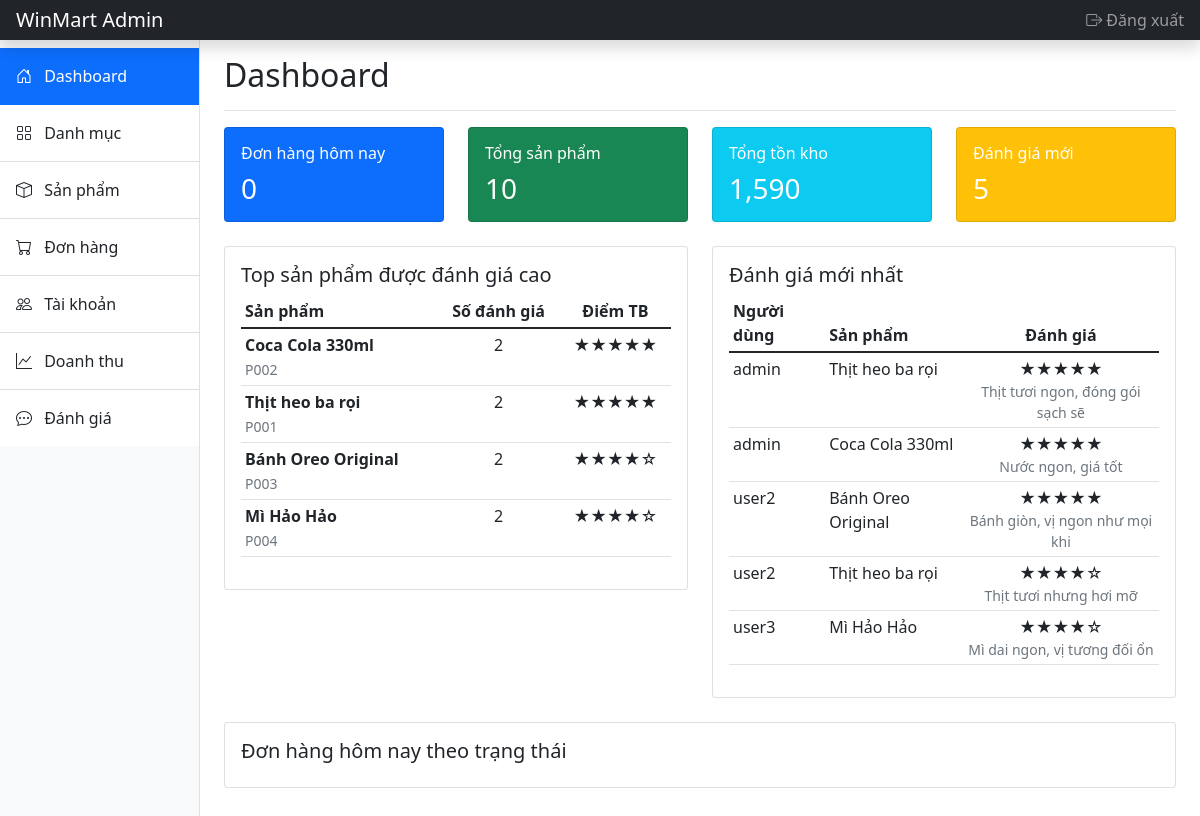
/dashboard/ (signed in), run on the app's committed database.
### tables this page shows
CREATE TABLE `feedback`(
    `id` BIGINT NOT NULL AUTO_INCREMENT PRIMARY KEY,
    `user_id` BIGINT NOT NULL,
    `content` TEXT NOT NULL,
    `star` BIGINT NOT NULL,
    `product_id` BIGINT NOT NULL,
    `created_at` DATE NOT NULL
);

CREATE TABLE `user`(
    `id` BIGINT NOT NULL AUTO_INCREMENT PRIMARY KEY,
    `username` VARCHAR(255) NOT NULL,
    `fullname` VARCHAR(255) NOT NULL,
    `password` VARCHAR(255) NOT NULL,
    `email` VARCHAR(255) NOT NULL,
    `phone` VARCHAR(255) NOT NULL,
    `address` VARCHAR(255) NOT NULL,
    `role_id` BIGINT NOT NULL,
    `created_at` DATE NOT NULL
);

CREATE TABLE `product`(
    `id` BIGINT NOT NULL AUTO_INCREMENT PRIMARY KEY,
    `code` VARCHAR(255) NOT NULL,
    `name` VARCHAR(255) NULL,
    `quantity` BIGINT NOT NULL,
    `price` FLOAT(53) NOT NULL,
    `description` TEXT NOT NULL,
    `category_id` BIGINT NOT NULL,
    `expiry` DATE NOT NULL,
    `year` DATE NOT NULL,
    `created_at` DATE NOT NULL,
    `discount` VARCHAR(45) NOT NULL
);

### dashboard/index.php (the view, shortened to what this page needs)
<?php
require_once '../config/db.php';
include '../includes/header.php';
include '../includes/sidebar.php';
$products_stats = $conn->query("
    SELECT
        COUNT(*) as total_products,
        SUM(quantity) as total_quantity
    FROM product
")->fetch_assoc();
$top_rated = $conn->query("
    SELECT
        p.name,
        p.code,
        COUNT(f.id) as review_count,
        AVG(f.star) as avg_rating
    FROM product p
    LEFT JOIN feedback f ON p.id = f.product_id
    GROUP BY p.id
    HAVING review_count > 0
    ORDER BY avg_rating DESC, review_count DESC
    LIMIT 5
");
$latest_feedback = $conn->query("
    SELECT
        f.*,
        u.username,
        p.name as product_name
    FROM feedback f
    JOIN user u ON f.user_id = u.id
    JOIN product p ON f.product_id = p.id
    ORDER BY f.created_at DESC
    LIMIT 5
");
?>
<main class="col-md-9 ms-sm-auto col-lg-10 px-md-4">
    <div class="d-flex justify-content-between flex-wrap flex-md-nowrap align-items-center pt-3 pb-2 mb-3 border-bottom">
        <h1 class="h2">Dashboard</h1>
    </div>
    <div class="row mb-4">
        <div class="col-md-3">
            <div class="card text-white bg-primary">
                <div class="card-body">
                    <h6 class="card-title">Đơn hàng hôm nay</h6>
                    <h3 class="mb-0">
                        <?php
                        $total_today = 0;
                        echo $total_today;
                        ?>
                    </h3>
                </div>
            </div>
        </div>
        <div class="col-md-3">
            <div class="card text-white bg-success">
                <div class="card-body">
                    <h6 class="card-title">Tổng sản phẩm</h6>
                    <h3 class="mb-0"><?= number_format($products_stats['total_products']) ?></h3>
                </div>
            </div>
        </div>
        <div class="col-md-3">
            <div class="card text-white bg-info">
                <div class="card-body">
                    <h6 class="card-title">Tổng tồn kho</h6>
                    <h3 class="mb-0"><?= number_format($products_stats['total_quantity']) ?></h3>
                </div>
            </div>
        </div>
        <div class="col-md-3">
            <div class="card text-white bg-warning">
                <div class="card-body">
                    <h6 class="card-title">Đánh giá mới</h6>
                    <h3 class="mb-0"><?= $latest_feedback->num_rows ?></h3>
                </div>
            </div>
        </div>
    </div>
    <div class="row">
        <div class="col-md-6">
            <div class="card mb-4">
                <div class="card-body">
                    <h5 class="card-title">Top sản phẩm được đánh giá cao</h5>
                    <div class="table-responsive">
                        <table class="table table-sm">
                            <thead>
                                <tr>
                                    <th>Sản phẩm</th>
                                    <th class="text-center">Số đánh giá</th>
                                    <th class="text-center">Điểm TB</th>
                                </tr>
                            </thead>
                            <tbody>
                                <?php while($product = $top_rated->fetch_assoc()): ?>
                                <tr>
                                    <td>
                                        <strong><?= htmlspecialchars($product['name']) ?></strong><br>
                                        <small class="text-muted"><?= $product['code'] ?></small>
                                    </td>
                                    <td class="text-center"><?= $product['review_count'] ?></td>
                                    <td class="text-center">
                                        <?php
                                        $stars = round($product['avg_rating']);
                                        for($i = 1; $i <= 5; $i++) {
                                            echo $i <= $stars ? '★' : '☆';
                                        }
                                        ?>
                                    </td>
                                </tr>
                                <?php endwhile; ?>
                            </tbody>
                        </table>
                    </div>
                </div>
            </div>
        </div>
        <div class="col-md-6">
            <div class="card mb-4">
                <div class="card-body">
                    <h5 class="card-title">Đánh giá mới nhất</h5>
                    <div class="table-responsive">
                        <table class="table table-sm">
                            <thead>
                                <tr>
                                    <th>Người dùng</th>
                                    <th>Sản phẩm</th>
                                    <th class="text-center">Đánh giá</th>
                                </tr>
                            </thead>
                            <tbody>
                                <?php while($feedback = $latest_feedback->fetch_assoc()): ?>
                                <tr>
                                    <td><?= htmlspecialchars($feedback['username']) ?></td>
                                    <td><?= htmlspecialchars($feedback['product_name']) ?></td>
                                    <td class="text-center">
                                        <?php
                                        for($i = 1; $i <= 5; $i++) {
                                            echo $i <= $feedback['star'] ? '★' : '☆';
                                        }
                                        ?>
                                        <div class="small text-muted"><?= htmlspecialchars($feedback['content']) ?></div>
                                    </td>
                                </tr>
                                <?php endwhile; ?>
                            </tbody>
                        </table>
                    </div>
                </div>
            </div>
        </div>
        <div class="col-12">
            <div class="card">
                <div class="card-body">
                    <h5 class="card-title">Đơn hàng hôm nay theo trạng thái</h5>
                </div>
            </div>
        </div>
    </div>
</main>
<?php include '../includes/footer.php'; ?>

### includes/header.php (shortened to what this page needs)
<!DOCTYPE html>
<html lang="vi">
<head>
    <link href="https://cdn.jsdelivr.net/npm/bootstrap@5.1.3/dist/css/bootstrap.min.css" rel="stylesheet">
    <link href="https://cdn.jsdelivr.net/npm/bootstrap-icons@1.8.1/font/bootstrap-icons.css" rel="stylesheet">
</head>
<body>
    <header class="navbar navbar-dark sticky-top bg-dark flex-md-nowrap p-0 shadow">
        <a class="navbar-brand col-md-3 col-lg-2 me-0 px-3" href="#">WinMart Admin</a>
        <div class="navbar-nav">
            <div class="nav-item text-nowrap">
                <a href="/admin/logout.php" class="nav-link px-3 logout-btn"
                   onclick="return confirm('Bạn có chắc muốn đăng xuất?')">
                    <i class="bi bi-box-arrow-right"></i> Đăng xuất
                </a>
            </div>
        </div>
    </header>

### includes/sidebar.php
<?php
$current_path = parse_url($_SERVER['REQUEST_URI'], PHP_URL_PATH);
$segments = explode('/', trim($current_path, '/'));
$current_page = !empty($segments[1]) ? $segments[1] : 'dashboard';
?>
<div class="container-fluid">
    <div class="row">
        <nav id="sidebarMenu" class="col-md-3 col-lg-2 d-md-block bg-light collapse vh-100-md border-end p-0">
            <div class="list-group list-group-flush mt-2">
                <a href="../dashboard"
                    class="list-group-item list-group-item-action py-3 <?= $current_page === 'dashboard' ? 'active' : '' ?>">
                    <i class="bi bi-house-door me-2"></i>
                    Dashboard
                </a>
                <a href="../category"
                    class="list-group-item list-group-item-action py-3 <?= $current_page === 'category' ? 'active' : '' ?>">
                      <i class="bi bi-grid me-2"></i>
                    Danh mục
                </a>
                <a href="../products"
                    class="list-group-item list-group-item-action py-3 <?= $current_page === 'products' ? 'active' : '' ?>">
                    <i class="bi bi-box me-2"></i>
                    Sản phẩm
                </a>
                <a href="../orders"
                    class="list-group-item list-group-item-action py-3 <?= $current_page === 'orders' ? 'active' : '' ?>">
                    <i class="bi bi-cart me-2"></i>
                    Đơn hàng
                </a>
                <a href="../users"
                    class="list-group-item list-group-item-action py-3 <?= $current_page === 'users' ? 'active' : '' ?>">
                    <i class="bi bi-people me-2"></i>
                    Tài khoản
                </a>
                <a href="../revenue"
                    class="list-group-item list-group-item-action py-3 <?= $current_page === 'revenue' ? 'active' : '' ?>">
                    <i class="bi bi-graph-up me-2"></i>
                    Doanh thu
                </a>
                <a href="../feedbacks"
                    class="list-group-item list-group-item-action py-3 <?= $current_page === 'feedbacks' ? 'active' : '' ?>">
                    <i class="bi bi-chat-dots me-2"></i>
                    Đánh giá
                </a>
            </div>
        </nav>

### includes/footer.php (shortened to what this page needs)
</div>
    </div>
</body>
</html>

### includes/header.php (style rules this page uses)
@media (min-width: 768px) { .vh-100-md { height: 100vh !important; } }
.logout-btn { color: rgba(255,255,255,.75); transition: color 0.15s ease-in-out; }

### data on the page
feedback: user.username "admin", product.name "Thịt heo ba rọi", content "Thịt tươi ngon, đóng gói sạch sẽ"
feedback: user.username "admin", product.name "Coca Cola 330ml", content "Nước ngon, giá tốt"
feedback: user.username "user2", product.name "Bánh Oreo Original", content "Bánh giòn, vị ngon như mọi khi"
feedback: user.username "user2", product.name "Thịt heo ba rọi", star 4 (drawn), content "Thịt tươi nhưng hơi mỡ"
feedback: user.username "user3", product.name "Mì Hảo Hảo", star 4 (drawn), content "Mì dai ngon, vị tương đối ổn"

### other printed values
$total_today "0"
$products_stats['total_products'] "10"
$products_stats['total_quantity'] "1,590"
$latest_feedback->num_rows "5"
$product['name'] "Coca Cola 330ml"
$product['code'] "P002"
$product['review_count'] "2"
$product['name'] "Thịt heo ba rọi"
$product['code'] "P001"
$product['name'] "Bánh Oreo Original"
$product['code'] "P003"
$product['name'] "Mì Hảo Hảo"
$product['code'] "P004"
